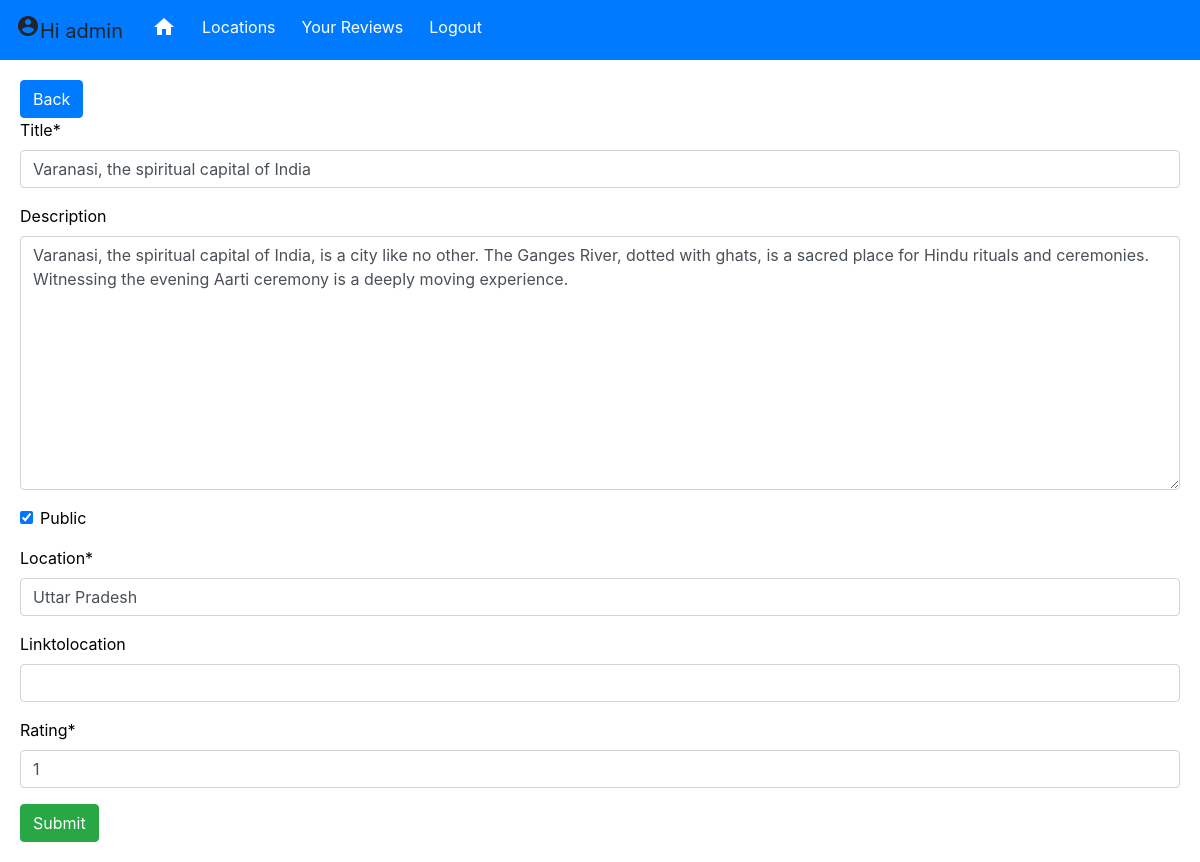
Page /update/12/ (signed in) on the committed database.
### base/models.py (models this page shows, shortened)
class Review(models.Model):
    user = models.ForeignKey(User, on_delete=models.CASCADE, null=True,blank=True)
    title  = models.CharField(max_length=200)
    description = models.TextField(null=True,blank=True)
    location = models.CharField(max_length=200)
    linktolocation = models.URLField(null=True,blank=True)
    public = models.BooleanField(default=True)
    date  = models.DateField(auto_now_add=True)
    rating = models.SmallIntegerField(default=1,validators=[MinValueValidator(0),MaxValueValidator(5)])
    class Meta:
        ordering = ['date']

### base/views.py (the view)
# urls.py: path('update/<int:pk>/',views.ReviewUpdate.as_view(), name= 'update'),
class ReviewUpdate(LoginRequiredMixin,UpdateView):
    model = Review
    fields = ['title','description','public','location','linktolocation','rating']
    success_url = reverse_lazy('userreviewlist')

### base/templates/base/review_form.html (shortened to what this page needs)
{% extends 'base/mainbase.html' %}
{%load crispy_forms_tags %}
{% block main %}
    <a style="color: white;" href="{% url 'userreviewlist' %}"><div class="btn btn-primary" >Back</div></a>
<form method="POST">
    {{form|crispy}}
    <input class="btn btn-success" type="submit" value="Submit">
</form>
{% endblock %}

### base/templates/base/navbar.html (shortened to what this page needs)
<div class="navbar-main">
    <nav class="navbar navbar-expand-lg navbar-ligt bg-primary">
        <div class="navbar-brand" href="#">
            {% if request.user.is_authenticated %}
            <span class="material-icons">
            </span>Hi {{user}}
            {% else %}
            <span>Hi {{user}}</span>
            {% endif %}
        </div>
        <div class="collapse navbar-collapse" id="navbarNav">
            <div class="navbar-nav">
                <div class="btn-toolbar" role="toolbar" aria-label="Toolbar with button groups">
                    <div class="btn-group mr-2" role="group" aria-label="First group">
                            <a href="{% url 'home' %}"><div class="btn btn-primary"><span class="material-icons">
                                </span></div></a>
                            <a href="{% url 'reviewlist' %}"><div class="btn btn-primary">Locations</div></a>
                        {% if request.user.is_authenticated %}
                            <a href="{% url 'userreviewlist' %}"><div class="btn btn-primary">Your Reviews</div></a>
                            <a href="{% url 'logout' %}"><div class="btn btn-primary"> Logout</div></a>
                        {% else %}
                            <a href="{% url 'login' %}"><div class="btn btn-primary"> Login</div></a>
                            <a href="{% url 'register' %}"><div class="btn btn-primary"> Register</div></a>
                        {% endif %}
                    </div>
                </div>
            </div>
        </div>
</div>

### base/templates/base/mainbase.html (style rules this page uses)
* { list-style: none; }
a { text-decoration: none; font-style: none; }
.navbar-nav a { color: azure; }
.bg-image { background-image: url('https://cutewallpaper.org/27/background-wallpaper-from-around-the-world/98312228.jpg'); background-repeat: repeat; background-size: cover; }

### rows in the picture
Review: title "Varanasi, the spiritual capital of India", description "Varanasi, the spiritual capital of India, is a city like no other. The Ganges River, dotted with ghats, is a sacred place for Hindu rituals and ceremonies. Witnessing the evening Aarti ceremony is a deeply moving experience.", public "☑", location "Uttar Pradesh", rating "1"

### other values in the picture
{{ user }} "admin"
